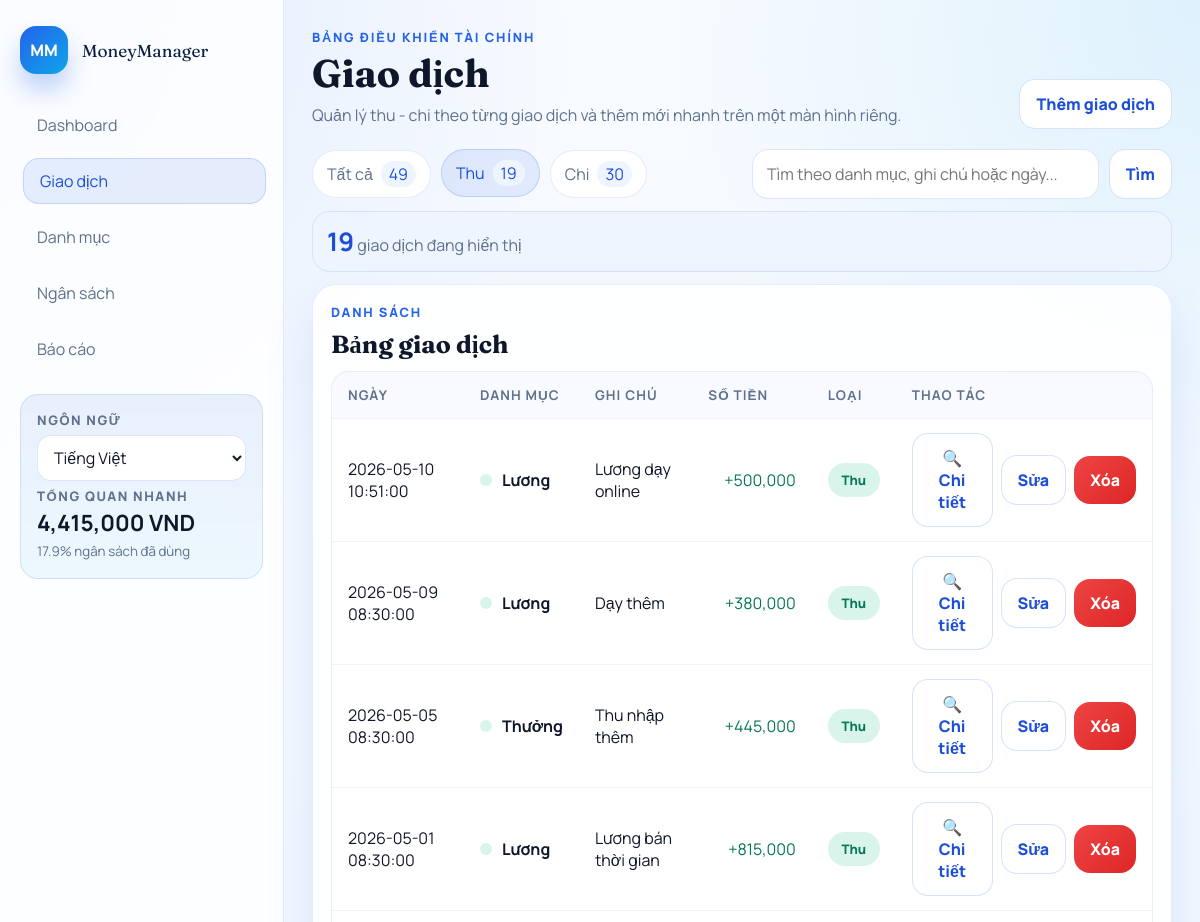
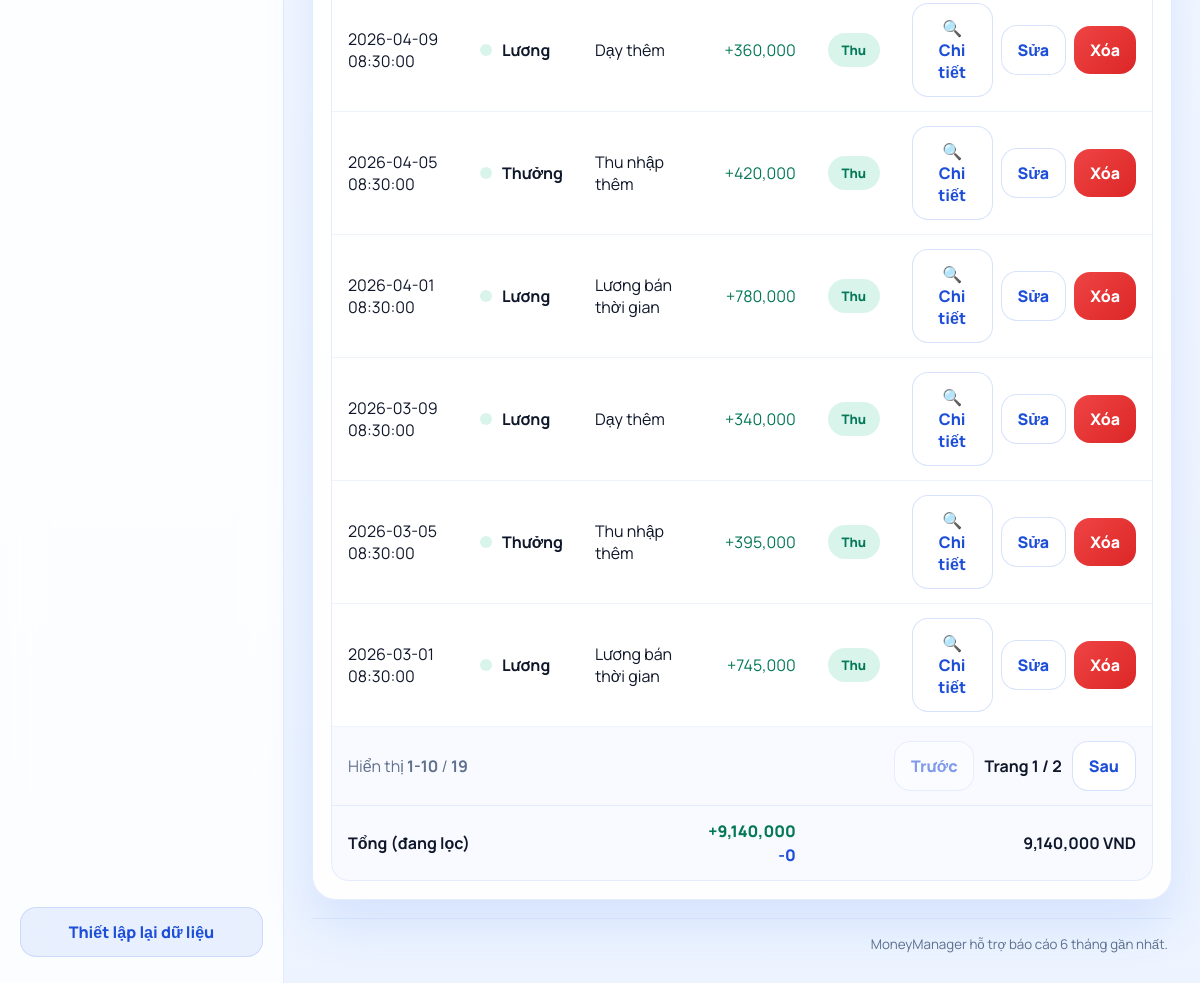
The page /transactions?q=&type=income on the database its author committed (2 pictures, top to bottom).
### tables this page shows
CREATE TABLE transactions (
        id INTEGER PRIMARY KEY AUTOINCREMENT,
        date TEXT NOT NULL,
        amount REAL NOT NULL,           -- Số dương cho thu, số âm cho chi
        category_id INTEGER NOT NULL,   -- Tham chiếu sang bảng categories
        note TEXT,
        FOREIGN KEY (category_id) REFERENCES categories (id)
        );

CREATE TABLE categories (
            id INTEGER PRIMARY KEY AUTOINCREMENT,
            key TEXT UNIQUE NOT NULL,
            value TEXT NOT NULL,
            type INTEGER NOT NULL CHECK (type IN (0, 1)) -- 0: chi, 1: thu
        );

### app.py (the view)
@app.route("/transactions")
def transactions_page() -> str:
    search_query = request.args.get("q", default="").strip()
    return render_template(
        "transactions.html",
        **_transaction_form_context(
            "transactions",
            "Giao dịch",
            "Quản lý thu - chi theo từng giao dịch và thêm mới nhanh trên một màn hình riêng.",
            search_query,
        ),
    )

### app.py (called while the page is built)
def _current_language() -> str:
    language = session.get("language", "vi")
    return language if language in TRANSLATIONS else "vi"

def t(key: str) -> str:
    language = _current_language()
    return TRANSLATIONS.get(language, TRANSLATIONS["vi"]).get(key, TRANSLATIONS["vi"].get(key, key))

@app.context_processor
def inject_language_context() -> dict[str, object]:
    return {
        "current_lang": _current_language(),
        "supported_languages": SUPPORTED_LANGUAGES,
        "t": t,
    }

def _format_money(value: float) -> str:
    return f"{value:,.0f}"

def _month_bounds(year: int, month: int) -> tuple[str, str]:
    start = datetime(year, month, 1, 0, 0, 0)
    end_day = calendar.monthrange(year, month)[1]
    end = datetime(year, month, end_day, 23, 59, 59)
    return start.strftime("%Y-%m-%d %H:%M:%S"), end.strftime("%Y-%m-%d %H:%M:%S")

def _dashboard_chart_payload() -> dict[str, list[object]]:
    monthly_summary = list(reversed(db_helper.get_monthly_summary()[:6]))
    category_summary = db_helper.get_category_summary()[:8]
    return {
        "chart_month_labels": [row["month"] for row in monthly_summary],
        "chart_income_values": [float(row["total_income"] or 0) for row in monthly_summary],
        "chart_expense_values": [abs(float(row["total_expense"] or 0)) for row in monthly_summary],
        "category_labels": [row["category_name"] for row in category_summary],
        "category_values": [abs(float(row["total_amount"] or 0)) for row in category_summary],
    }

def _ensure_db() -> None:
    if not app.config.get("DATABASE_READY", False):
        db_helper.init_db()
        app.config["DATABASE_READY"] = True

### modulo/db_helper.py (called while the page is built)
def get_connection():
    db_dir = os.path.join(os.path.dirname(__file__), '../database')
    db_path = os.path.join(db_dir, 'finance.db')
    os.makedirs(db_dir, exist_ok=True)
    conn = sqlite3.connect(db_path)
    conn.row_factory = sqlite3.Row
    return conn

def get_all_categories():
    conn = get_connection()
    cursor = conn.cursor()
    cursor.execute('SELECT * FROM categories ORDER BY type, value')
    rows = cursor.fetchall()
    conn.close()
    return [dict(row) for row in rows]

def get_setting(key):
    conn = get_connection()
    cursor = conn.cursor()
    cursor.execute('SELECT value FROM settings WHERE key = ?', (key,))
    row = cursor.fetchone()
    conn.close()
    return row['value'] if row else None

### templates/transactions.html (shortened to what this page needs)
{% extends "base.html" %}
{% block content %}
<section class="transaction-toolbar">
  <div class="chip-row">
    <a class="chip {% if transaction_type_filter == 'all' %}active{% endif %}" href="{{ url_for('transactions_page', q=search_query) }}">
      Tất cả <span>{{ transaction_type_counts.all }}</span>
    </a>
    <a class="chip {% if transaction_type_filter == 'income' %}active{% endif %}" href="{{ url_for('transactions_page', q=search_query, type='income') }}">
      Thu <span>{{ transaction_type_counts.income }}</span>
    </a>
    <a class="chip {% if transaction_type_filter == 'expense' %}active{% endif %}" href="{{ url_for('transactions_page', q=search_query, type='expense') }}">
      Chi <span>{{ transaction_type_counts.expense }}</span>
    </a>
  </div>
  <form class="search-bar search-bar-wide" method="get" action="{{ url_for('transactions_page') }}">
    <input id="transactionSearch" type="search" name="q" value="{{ search_query }}" placeholder="Tìm theo danh mục, ghi chú hoặc ngày...">
    <button type="submit" class="btn btn-outline">Tìm</button>
  </form>
</section>
<section class="transaction-summary-strip module-tip">
  <div>
    <strong>{{ transaction_count_display }}</strong>
    <span>giao dịch đang hiển thị</span>
  </div>
</section>
<section class="module-grid module-grid-transactions">
  <article class="panel panel-wide">
    <div class="panel-head panel-head-tight">
      <div>
        <p class="panel-kicker">Danh sách</p>
        <h2>Bảng giao dịch</h2>
      </div>
    </div>
    <div class="table-wrap">
      <table class="transaction-table">
        <thead>
          <tr>
            <th>Ngày</th>
            <th>Danh mục</th>
            <th>Ghi chú</th>
            <th class="align-right">Số tiền</th>
            <th>Loại</th>
            <th class="align-right">Thao tác</th>
          </tr>
        </thead>
        <tbody id="transactionTableBody">
          {% for item in transactions %}
            <tr class="transaction-row-clickable"
                data-search="{{ item.date }} {{ item.category_name }} {{ item.note or '' }} {{ item.amount }}"
                data-transaction-id="{{ item.id }}"
                data-transaction-date="{{ item.date }}"
                data-transaction-category="{{ item.category_name }}"
                data-transaction-note="{{ item.note or '' }}"
                data-transaction-amount="{{ item.amount }}"
                data-transaction-amount-display="{{ item.amount|abs|money }} VND"
                data-transaction-kind="{{ 'Thu nhập' if item.category_type == 1 else 'Chi tiêu' }}"
                data-transaction-edit-url="{{ url_for('edit_transaction', transaction_id=item.id) }}"
                data-transaction-delete-url="{{ url_for('delete_transaction', transaction_id=item.id) }}">
              <td>{{ item.date }}</td>
              <td>
                <div class="table-category">
                  <span class="transaction-dot {{ 'income' if item.category_type == 1 else 'expense' }}"></span>
                  <strong>{{ item.category_name }}</strong>
                </div>
              </td>
              <td>{{ item.note or '-' }}</td>
              <td class="align-right amount-cell {{ 'income' if item.amount >= 0 else 'expense' }}">
                {{ '+' if item.amount >= 0 else '-' }}{{ item.amount|abs|money }}
              </td>
              <td>
                <span class="badge {{ 'badge-income' if item.category_type == 1 else 'badge-expense' }}">
                  {{ 'Thu' if item.category_type == 1 else 'Chi' }}
                </span>
              </td>
              <td>
                <div class="table-actions">
                  <button type="button" class="btn btn-mini btn-outline" data-open-detail-modal>🔍 Chi tiết</button>
                  <a class="btn btn-mini btn-outline" href="{{ url_for('edit_transaction', transaction_id=item.id) }}">Sửa</a>
                  <form action="{{ url_for('delete_transaction', transaction_id=item.id) }}" method="post" onsubmit="return confirm('Xóa giao dịch này?');">
                    <button type="submit" class="btn btn-mini btn-danger">Xóa</button>
                  </form>
                </div>
              </td>
            </tr>
          {% else %}
            <tr class="empty-row">
              <td colspan="6">Chưa có giao dịch nào. Bấm “Thêm giao dịch” để nhập giao dịch đầu tiên.</td>
            </tr>
          {% endfor %}
        </tbody>
        <tfoot>
          <tr class="table-foot table-foot-pagination">
            <td colspan="6">
              <div class="table-pagination">
                <div>
                  Hiển thị <strong>{{ pagination.display_start }}-{{ pagination.display_end }}</strong>
                  / <strong>{{ pagination.total_items }}</strong>
                </div>
                <div class="pagination-actions">
                  {% if pagination.has_prev %}
                    <a class="btn btn-mini btn-outline" href="{{ url_for('transactions_page', q=search_query, type=transaction_type_filter, page=pagination.prev_page) }}">Trước</a>
                  {% else %}
                    <span class="btn btn-mini btn-outline is-disabled">Trước</span>
                  {% endif %}
                  <span class="pagination-page">Trang <strong>{{ pagination.page }}</strong> / {{ pagination.total_pages }}</span>
                  {% if pagination.has_next %}
                    <a class="btn btn-mini btn-outline" href="{{ url_for('transactions_page', q=search_query, type=transaction_type_filter, page=pagination.next_page) }}">Sau</a>
                  {% else %}
                    <span class="btn btn-mini btn-outline is-disabled">Sau</span>
                  {% endif %}
                </div>
              </div>
            </td>
          </tr>
          <tr class="table-foot">
            <td colspan="3"><strong>Tổng (đang lọc)</strong></td>
            <td class="align-right">
              <div class="table-foot-stack">
                <div class="income">+{{ transactions_total_income|money }}</div>
                <div class="expense">-{{ transactions_total_expense|money }}</div>
              </div>
            </td>
            <td colspan="2" class="align-right"><strong>{{ transactions_total_net|money }} VND</strong></td>
          </tr>
        </tfoot>
      </table>
    </div>
  </article>
</section>
{% endblock %}

### rows shown on the page
transactions: date "2026-05-10 10:51:00", category_name "Lương", note "Lương dạy online", amount "+", amount|abs "500,000"
categories: type "Thu"
transactions: date "2026-05-09 08:30:00", category_name "Lương", note "Dạy thêm", amount "+", amount|abs "380,000"
transactions: date "2026-05-05 08:30:00", category_name "Thưởng", note "Thu nhập thêm", amount "+", amount|abs "445,000"
categories: type "Thu"
transactions: date "2026-05-01 08:30:00", category_name "Lương", note "Lương bán thời gian", amount "+", amount|abs "815,000"
transactions: date "2026-04-09 08:30:00", category_name "Lương", note "Dạy thêm", amount "+", amount|abs "360,000"
transactions: date "2026-04-05 08:30:00", category_name "Thưởng", note "Thu nhập thêm", amount "+", amount|abs "420,000"
transactions: date "2026-04-01 08:30:00", category_name "Lương", note "Lương bán thời gian", amount "+", amount|abs "780,000"
transactions: date "2026-03-09 08:30:00", category_name "Lương", note "Dạy thêm", amount "+", amount|abs "340,000"
transactions: date "2026-03-05 08:30:00", category_name "Thưởng", note "Thu nhập thêm", amount "+", amount|abs "395,000"
transactions: date "2026-03-01 08:30:00", category_name "Lương", note "Lương bán thời gian", amount "+", amount|abs "745,000"

### other values the page prints
{{ t('dashboard') }} "Dashboard"
{{ t('transactions') }} "Giao dịch"
{{ t('categories') }} "Danh mục"
{{ t('budget') }} "Ngân sách"
{{ t('reports') }} "Báo cáo"
{{ t('language') }} "NGÔN NGỮ"
{{ t('quick_overview') }} "TỔNG QUAN NHANH"
{{ current_balance_display }} "4,415,000"
{{ budget_used|round(1) }} "17.9"
{{ t('reset_data') }} "Thiết lập lại dữ liệu"
{{ t('finance_dashboard') }} "BẢNG ĐIỀU KHIỂN TÀI CHÍNH"
{{ page_title }} "Giao dịch"
{{ page_subtitle }} "Quản lý thu - chi theo từng giao dịch và thêm mới nhanh trên một màn hình riêng."
{{ t('add_transaction') }} "Thêm giao dịch"
{{ transaction_type_counts.all }} "49"
